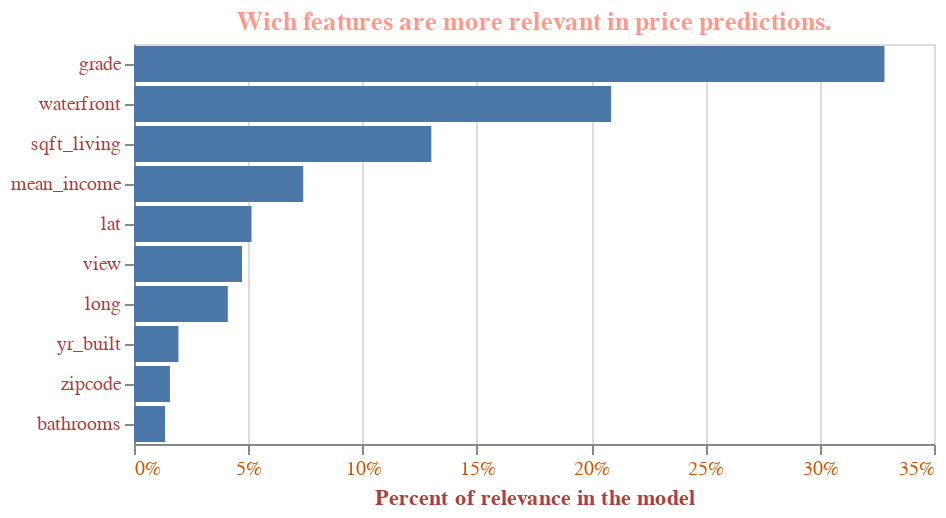

Notebook code cell kept with this figure:
### Code cell
# This presentation is basic, can be improved

import altair as alt
alt.themes.enable('fivethirtyeight')
feat_imports['percents'] = round((feat_imports.importances * 100).astype(float),2)
alt.Chart(feat_imports.head(10)).mark_bar().encode(
    alt.X("importances", axis=alt.Axis(format='%', labelColor='#D35400', titleColor='#af3f38' ), title='Percent of relevance in the model'),
    alt.Y('feature names',sort='-x', title= '',axis=alt.Axis(labelColor='#af3f38')),
    tooltip=('percents')).properties(title= 'Wich features are more relevant in price predictions.').configure_title(
        color='#ff998a'
    )

### Figure 1 — Vega-Lite specification as saved in the notebook (floating-point values rounded to 4 significant figures)
{"usermeta": {"embedOptions": {"theme": "fivethirtyeight"}}, "config": {"view": {"continuousWidth": 400, "continuousHeight": 300}, "title": {"color": "#ff998a"}}, "data": {"name": "data-46d24bd065b9d9ea9606d37e7876859a"}, "mark": "bar", "encoding": {"tooltip": {"field": "percents", "type": "quantitative"}, "x": {"axis": {"format": "%", "labelColor": "#D35400", "titleColor": "#af3f38"}, "field": "importances", "title": "Percent of relevance in the model", "type": "quantitative"}, "y": {"axis": {"labelColor": "#af3f38"}, "field": "feature names", "sort": "-x", "title": "", "type": "nominal"}}, "title": "Wich features are more relevant in price predictions.", "$schema": "https://vega.github.io/schema/vega-lite/v4.17.0.json", "datasets": {"data-46d24bd065b9d9ea9606d37e7876859a": [{"feature names": "grade", "importances": 0.3283, "percents": 32.83}, {"feature names": "waterfront", "importances": 0.2088, "percents": 20.88}, {"feature names": "sqft_living", "importances": 0.1301, "percents": 13.01}, {"feature names": "mean_income", "importances": 0.07403, "percents": 7.4}, {"feature names": "lat", "importances": 0.0514, "percents": 5.14}, {"feature names": "view", "importances": 0.04725, "percents": 4.72}, {"feature names": "long", "importances": 0.04104, "percents": 4.1}, {"feature names": "yr_built", "importances": 0.01944, "percents": 1.94}, {"feature names": "zipcode", "importances": 0.01573, "percents": 1.57}, {"feature names": "bathrooms", "importances": 0.01358, "percents": 1.36}]}}
